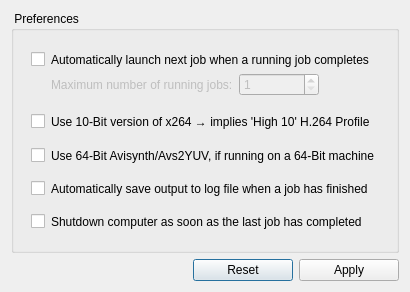
<?xml version="1.0" encoding="UTF-8"?>
<ui version="4.0">
 <class>PreferencesDialog</class>
 <widget class="QDialog" name="PreferencesDialog">
  <property name="windowModality">
   <enum>Qt::ApplicationModal</enum>
  </property>
  <property name="geometry">
   <rect>
    <x>0</x>
    <y>0</y>
    <width>379</width>
    <height>292</height>
   </rect>
  </property>
  <property name="windowTitle">
   <string>Preferences</string>
  </property>
  <property name="modal">
   <bool>true</bool>
  </property>
  <layout class="QVBoxLayout" name="verticalLayout">
   <item>
    <widget class="QGroupBox" name="groupBox">
     <property name="sizePolicy">
      <sizepolicy hsizetype="Preferred" vsizetype="Expanding">
       <horstretch>0</horstretch>
       <verstretch>0</verstretch>
      </sizepolicy>
     </property>
     <property name="title">
      <string> Preferences </string>
     </property>
     <layout class="QVBoxLayout" name="verticalLayout_2">
      <item>
       <layout class="QGridLayout" name="gridLayout">
        <item row="2" column="2" colspan="2">
         <widget class="QLabel" name="labelJobCount">
          <property name="enabled">
           <bool>false</bool>
          </property>
          <property name="toolTip">
           <string>If the specified number of jobs (or even more) is already running, the next one will NOT be launched yet.</string>
          </property>
          <property name="text">
           <string>Maximum number of running jobs:</string>
          </property>
         </widget>
        </item>
        <item row="1" column="0" rowspan="10">
         <spacer name="horizontalSpacer_2">
          <property name="orientation">
           <enum>Qt::Horizontal</enum>
          </property>
          <property name="sizeType">
           <enum>QSizePolicy::Fixed</enum>
          </property>
          <property name="sizeHint" stdset="0">
           <size>
            <width>8</width>
            <height>20</height>
           </size>
          </property>
         </spacer>
        </item>
        <item row="1" column="6" rowspan="10">
         <spacer name="horizontalSpacer_3">
          <property name="orientation">
           <enum>Qt::Horizontal</enum>
          </property>
          <property name="sizeType">
           <enum>QSizePolicy::Fixed</enum>
          </property>
          <property name="sizeHint" stdset="0">
           <size>
            <width>12</width>
            <height>20</height>
           </size>
          </property>
         </spacer>
        </item>
        <item row="1" column="2" colspan="4">
         <widget class="QLabel" name="labelRunNextJob">
          <property name="text">
           <string>Automatically launch next job when a running job completes</string>
          </property>
         </widget>
        </item>
        <item row="1" column="1">
         <widget class="QCheckBox" name="checkRunNextJob">
          <property name="text">
           <string notr="true"/>
          </property>
         </widget>
        </item>
        <item row="2" column="5">
         <spacer name="horizontalSpacer_4">
          <property name="orientation">
           <enum>Qt::Horizontal</enum>
          </property>
          <property name="sizeHint" stdset="0">
           <size>
            <width>0</width>
            <height>20</height>
           </size>
          </property>
         </spacer>
        </item>
        <item row="2" column="4">
         <widget class="QSpinBox" name="spinBoxJobCount">
          <property name="enabled">
           <bool>false</bool>
          </property>
          <property name="minimumSize">
           <size>
            <width>80</width>
            <height>0</height>
           </size>
          </property>
          <property name="toolTip">
           <string>If the specified number of jobs (or even more) is already running, the next one will NOT be launched yet.</string>
          </property>
          <property name="minimum">
           <number>1</number>
          </property>
          <property name="maximum">
           <number>16</number>
          </property>
         </widget>
        </item>
        <item row="6" column="1">
         <widget class="QCheckBox" name="checkUse64BitAvs2YUV">
          <property name="toolTip">
           <string>If this option is un-checked (default), then 32-Bit Avisynth will be used - even when using 64-Bit x264.
Please be aware that this option does NOT have any effect on 32-Bit systems.</string>
          </property>
          <property name="text">
           <string notr="true"/>
          </property>
         </widget>
        </item>
        <item row="3" column="1" colspan="5">
         <spacer name="verticalSpacer">
          <property name="orientation">
           <enum>Qt::Vertical</enum>
          </property>
          <property name="sizeType">
           <enum>QSizePolicy::Fixed</enum>
          </property>
          <property name="sizeHint" stdset="0">
           <size>
            <width>20</width>
            <height>8</height>
           </size>
          </property>
         </spacer>
        </item>
        <item row="10" column="1">
         <widget class="QCheckBox" name="checkShutdownComputer">
          <property name="text">
           <string notr="true"/>
          </property>
         </widget>
        </item>
        <item row="10" column="2" colspan="4">
         <widget class="QLabel" name="labelShutdownComputer">
          <property name="text">
           <string>Shutdown computer as soon as the last job has completed</string>
          </property>
         </widget>
        </item>
        <item row="0" column="1" colspan="5">
         <spacer name="verticalSpacer_2">
          <property name="orientation">
           <enum>Qt::Vertical</enum>
          </property>
          <property name="sizeType">
           <enum>QSizePolicy::Fixed</enum>
          </property>
          <property name="sizeHint" stdset="0">
           <size>
            <width>20</width>
            <height>12</height>
           </size>
          </property>
         </spacer>
        </item>
        <item row="11" column="1" colspan="5">
         <spacer name="verticalSpacer_3">
          <property name="orientation">
           <enum>Qt::Vertical</enum>
          </property>
          <property name="sizeType">
           <enum>QSizePolicy::Fixed</enum>
          </property>
          <property name="sizeHint" stdset="0">
           <size>
            <width>20</width>
            <height>12</height>
           </size>
          </property>
         </spacer>
        </item>
        <item row="6" column="2" colspan="4">
         <widget class="QLabel" name="labelUse64BitAvs2YUV">
          <property name="toolTip">
           <string>If this option is un-checked (default), then 32-Bit Avisynth will be used - even when using 64-Bit x264.
Please be aware that this option does NOT have any effect on 32-Bit systems.</string>
          </property>
          <property name="text">
           <string>Use 64-Bit Avisynth/Avs2YUV, if running on a 64-Bit machine</string>
          </property>
         </widget>
        </item>
        <item row="7" column="1" colspan="5">
         <spacer name="verticalSpacer_4">
          <property name="orientation">
           <enum>Qt::Vertical</enum>
          </property>
          <property name="sizeType">
           <enum>QSizePolicy::Fixed</enum>
          </property>
          <property name="sizeHint" stdset="0">
           <size>
            <width>20</width>
            <height>8</height>
           </size>
          </property>
         </spacer>
        </item>
        <item row="4" column="1">
         <widget class="QCheckBox" name="checkUse10BitEncoding">
          <property name="text">
           <string notr="true"/>
          </property>
         </widget>
        </item>
        <item row="4" column="2" colspan="4">
         <widget class="QLabel" name="labelUse10BitEncoding">
          <property name="text">
           <string>Use 10-Bit version of x264 → implies 'High 10' H.264 Profile</string>
          </property>
         </widget>
        </item>
        <item row="5" column="1" colspan="5">
         <spacer name="verticalSpacer_5">
          <property name="orientation">
           <enum>Qt::Vertical</enum>
          </property>
          <property name="sizeType">
           <enum>QSizePolicy::Fixed</enum>
          </property>
          <property name="sizeHint" stdset="0">
           <size>
            <width>20</width>
            <height>8</height>
           </size>
          </property>
         </spacer>
        </item>
        <item row="8" column="1">
         <widget class="QCheckBox" name="checkSaveLogFiles">
          <property name="text">
           <string/>
          </property>
         </widget>
        </item>
        <item row="8" column="2" colspan="4">
         <widget class="QLabel" name="labelSaveLogFiles">
          <property name="text">
           <string>Automatically save output to log file when a job has finished</string>
          </property>
         </widget>
        </item>
        <item row="9" column="1" colspan="5">
         <spacer name="verticalSpacer_6">
          <property name="orientation">
           <enum>Qt::Vertical</enum>
          </property>
          <property name="sizeType">
           <enum>QSizePolicy::Fixed</enum>
          </property>
          <property name="sizeHint" stdset="0">
           <size>
            <width>20</width>
            <height>8</height>
           </size>
          </property>
         </spacer>
        </item>
       </layout>
      </item>
     </layout>
    </widget>
   </item>
   <item>
    <layout class="QHBoxLayout" name="horizontalLayout">
     <item>
      <spacer name="horizontalSpacer">
       <property name="orientation">
        <enum>Qt::Horizontal</enum>
       </property>
       <property name="sizeHint" stdset="0">
        <size>
         <width>40</width>
         <height>20</height>
        </size>
       </property>
      </spacer>
     </item>
     <item>
      <widget class="QPushButton" name="resetButton">
       <property name="minimumSize">
        <size>
         <width>100</width>
         <height>0</height>
        </size>
       </property>
       <property name="text">
        <string>Reset</string>
       </property>
       <property name="icon">
        <iconset resource="../res/resources.qrc">
         <normaloff>:/buttons/bomb.png</normaloff>:/buttons/bomb.png</iconset>
       </property>
      </widget>
     </item>
     <item>
      <widget class="QPushButton" name="closeButton">
       <property name="minimumSize">
        <size>
         <width>100</width>
         <height>0</height>
        </size>
       </property>
       <property name="text">
        <string>Apply</string>
       </property>
       <property name="icon">
        <iconset resource="../res/resources.qrc">
         <normaloff>:/buttons/accept.png</normaloff>:/buttons/accept.png</iconset>
       </property>
      </widget>
     </item>
    </layout>
   </item>
  </layout>
 </widget>
 <tabstops>
  <tabstop>closeButton</tabstop>
  <tabstop>resetButton</tabstop>
  <tabstop>checkRunNextJob</tabstop>
  <tabstop>spinBoxJobCount</tabstop>
  <tabstop>checkUse64BitAvs2YUV</tabstop>
  <tabstop>checkShutdownComputer</tabstop>
 </tabstops>
 <resources>
  <include location="../res/resources.qrc"/>
 </resources>
 <connections>
  <connection>
   <sender>closeButton</sender>
   <signal>clicked()</signal>
   <receiver>PreferencesDialog</receiver>
   <slot>accept()</slot>
   <hints>
    <hint type="sourcelabel">
     <x>339</x>
     <y>157</y>
    </hint>
    <hint type="destinationlabel">
     <x>199</x>
     <y>89</y>
    </hint>
   </hints>
  </connection>
  <connection>
   <sender>checkRunNextJob</sender>
   <signal>clicked(bool)</signal>
   <receiver>spinBoxJobCount</receiver>
   <slot>setEnabled(bool)</slot>
   <hints>
    <hint type="sourcelabel">
     <x>188</x>
     <y>55</y>
    </hint>
    <hint type="destinationlabel">
     <x>294</x>
     <y>93</y>
    </hint>
   </hints>
  </connection>
  <connection>
   <sender>checkRunNextJob</sender>
   <signal>clicked(bool)</signal>
   <receiver>labelJobCount</receiver>
   <slot>setEnabled(bool)</slot>
   <hints>
    <hint type="sourcelabel">
     <x>188</x>
     <y>55</y>
    </hint>
    <hint type="destinationlabel">
     <x>136</x>
     <y>93</y>
    </hint>
   </hints>
  </connection>
 </connections>
</ui>
